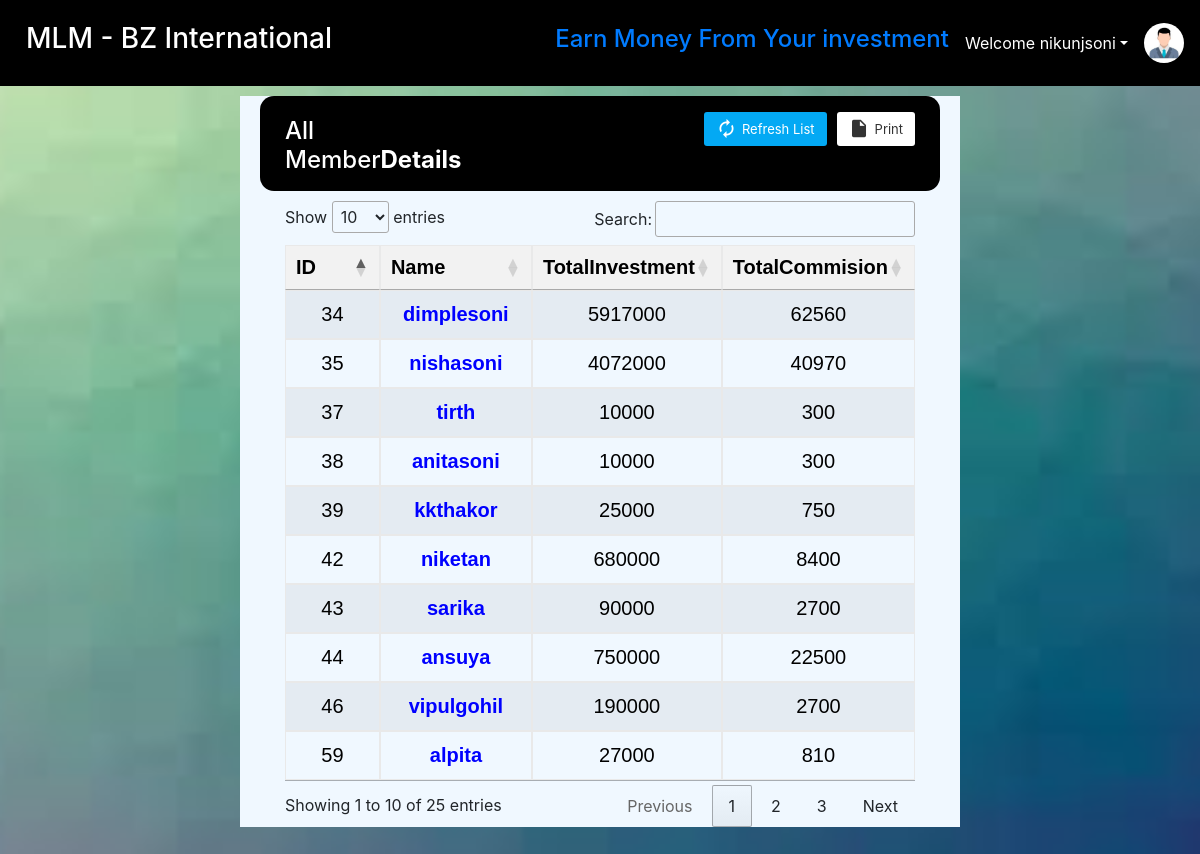
The page /allcom.php (signed in) on the database its author committed.
### tables this page shows
CREATE TABLE `members` (
  `id` int(11) NOT NULL,
  `name` varchar(255) DEFAULT NULL,
  `upline` varchar(255) DEFAULT NULL,
  `amount` float NOT NULL,
  `fd` int(25) NOT NULL,
  `date` datetime NOT NULL DEFAULT current_timestamp(),
  `date1` datetime DEFAULT NULL
);

### allcom.php (the view, shortened to what this page needs)
<?php
echo '
<!DOCTYPE html>
<html lang="en">
<head>
  <meta charset="UTF-8">
  <meta name="viewport" content="width=device-width, initial-scale=1.0">
  <meta http-equiv="X-UA-Compatible" content="ie=edge">
  <title>Add Member</title>
  <link rel = "icon" href ="img/Ram.jpg" type = "image/x-icon">
  <link rel="stylesheet" href="https://fonts.googleapis.com/icon?family=Material+Icons">
  <link rel="stylesheet" href="https://use.fontawesome.com/releases/v5.8.2/css/all.css">
  <link rel="stylesheet" href="https://maxcdn.bootstrapcdn.com/bootstrap/4.0.0/css/bootstrap.min.css">
  <link rel = "icon" href ="img/Ram.jpg" type = "image/x-icon">
  <link rel="stylesheet" href="//cdn.datatables.net/1.11.5/css/jquery.dataTables.min.css">
</head>
<body class="back">';
    require "partials/nav.php";
        echo '<div class="container" style="background: aliceblue;width:60%;">
                    <div class="table-wrapper" style="margin:30px;" >
                        <div class="table-title" style="border-radius: 14px;background:black;">
                            <div class="row">
                                <div class="col-sm-4">
                                    <h2>All Member<b>Details</b></h2>
                                </div>
                                <div class="col-sm-8">
                                    <a href="#" onclick="window.print()" class="btn btn-info"><i class="material-icons">&#xE24D;</i> <span>Print</span></a>
                                    <a href="#" class="btn btn-primary"><i class="material-icons">&#xE863;</i> <span>Refresh List</span></a>
                                </div>
                            </div>
                          </div>
                        <div>
                   </div>';
        ?>
        <table class='table table-striped table-hover text-center' id='NoOrder1' style='font-size:20px;color:black; font-family: Bahnschrift, sans-serif;' >
            <thead>
                <tr>
                    <th>ID</th>
                    <th>Name</th>
                    <th>TotalInvestment</th>
                    <th>TotalCommision</th>
                </tr>
            </thead>
            <tbody>
        <?php
        $host = "localhost";
        $username = "root";
        $password = "";
        $database = "mlm";
                            $conn = mysqli_connect($host, $username, $password, $database);
                            $sql = "SELECT id, name FROM members";
                            $result = mysqli_query($conn, $sql);
                            if (mysqli_num_rows($result) > 0) {
                                while ($row = mysqli_fetch_assoc($result)) {
                                    $upline = $row['name'];
                                    $FT = TotalI($upline, $conn);
                                    $TI = TotalC($upline, $conn);
                                    echo "<tr>";
                                    echo "<td>" . $row['id'] . "</td>";
                                    echo "<td><a href='commision?name=" . urlencode($row['name']) . "' style='color:blue;'>" . $row['name'] . "</a></td>";
                                    echo "<td>" . $FT . "</td>";
                                    echo "<td>" . $TI . "</td>";
                                    echo "</tr>";
                                }
                            } else {
                                echo "No results found.";
                            }
                            function TotalI($upline, $conn)
                            {
                                $investment = getInvestment($upline, $conn);
                                $total_investment = getTotalInvestment($upline, $conn, 0, $investment);
                                $totalInvestment = $investment + $total_investment;
                                return $totalInvestment;
                            }
                            function TotalC($upline, $conn)
                            {
                                $investment = getInvestment($upline, $conn);
                                $total_commission = getDownlinesCommission($upline, $conn, 0, $investment);
                                $final_total = ($investment * 0.03) + $total_commission;
                                return $final_total;
                            }
                            function getInvestment($upline, $conn)
                            {
                                $query = "SELECT amount FROM members WHERE name = '$upline'";
                                $result = mysqli_query($conn, $query);
                                if (mysqli_num_rows($result) > 0) {
                                    $row = mysqli_fetch_assoc($result);
                                    return $row['amount'];
                                } else {
                                    throw new Exception("No investment found for " . $upline);
                                }
                            }
                            function  getTotalInvestment($upline, $conn, $level, $investment)
                            {
                                $query = "SELECT * FROM members WHERE upline = '$upline'";
                                $result = mysqli_query($conn, $query);
                                if (mysqli_num_rows($result) > 0) {
                                    $sum = 0;
                                    while($row = mysqli_fetch_assoc($result)) {
                                        $amount = $row["amount"];
                                        $sum += $amount + getTotalInvestment($row["name"], $conn, $level + 1, $investment);
                                    }
                                    return $sum ;
                                } else {
                                    return 0;
                                }
                            }
                        function getDownlinesCommission($upline, $conn, $level, $investment)
                        {
                            $query = "SELECT * FROM members WHERE upline = '$upline'";
                            $result = mysqli_query($conn, $query);
                            if (mysqli_num_rows($result) > 0) {
                                $commission = 0;
                                while($row = mysqli_fetch_assoc($result)) {
                                    $amount = $row["amount"];
                                    $fd = $row["fd"];
                                    if ($level == 0) {
                                        $level_commission = 0.01 * $amount;
                                        $level_commission1 = 0.01 * $fd;
                                    } else if ($level == 1) {
                                        $level_commission = 0.005 * $amount;
                                        $level_commission1 = 0.005 * $fd;
                                    } else {
                                        $level_commission = 0.0025 * $amount;
                                        $level_commission1 = 0.0025 * $fd;
                                    }
                                    $commission +=  $level_commission1 + $level_commission + getDownlinesCommission($row["name"], $conn, $level + 1, $investment);
                                }
                                return $commission ;
                            } else {
                                return 0;
                            }
                        }
                        ?>
    </tbody>
    </table>
  </body>
</html>

### allcom.php (style rules this page uses)
.back { background-image: url('img/bi2.jfif'); background-size: cover; background-position: center center; background-repeat: no-repeat; }
table { border-collapse: collapse; width: 100%; text-align: left; }
th, td { border: 1px solid black; padding: 8px; }
th { background-color: #f2f2f2; }
.table-wrapper .btn { float: right; color: #333; background-color: #fff; border-radius: 3px; border: none; outline: none !important; margin-left: 10px; }
.table-wrapper .btn.btn-primary { color: #fff; background: #03A9F4;  }
.table-title .btn { font-size: 13px; border: none; }
.table-title .btn i { float: left; font-size: 21px; margin-right: 5px; }
.table-title .btn span { float: left; margin-top: 2px; }
.table-title { color: #fff; background: #4b5366; padding: 16px 25px; margin: -20px -25px 10px; border-radius: 3px 3px 0 0; }
.table-title h2 { margin: 5px 0 0; font-size: 24px; }
table.table tr th, table.table tr td { border-color: #e9e9e9; padding: 12px 15px; vertical-align: middle; }
table.table tr th:first-child { width: 60px; }
table.table tr th:last-child { width: 80px; }
table.table td a { font-weight: bold; color: #566787; display: inline-block; text-decoration: none; }
table { counter-reset: section; }

### rows shown on the page
members: id "59", name "alpita", FT "27000", TI "810"
members: id "38", name "anitasoni", FT "10000", TI "300"
members: id "44", name "ansuya", FT "750000", TI "22500"
members: id "34", name "dimplesoni", FT "5917000", amount "62560"
members: id "39", name "kkthakor", FT "25000", TI "750"
members: id "42", name "niketan", FT "680000", amount "8400"
members: id "35", name "nishasoni", FT "4072000", amount "40970"
members: id "43", name "sarika", FT "90000", TI "2700"
members: id "37", name "tirth", FT "10000", TI "300"
members: id "46", name "vipulgohil", FT "190000", amount "2700"

### other values the page prints
$username "nikunjsoni"
